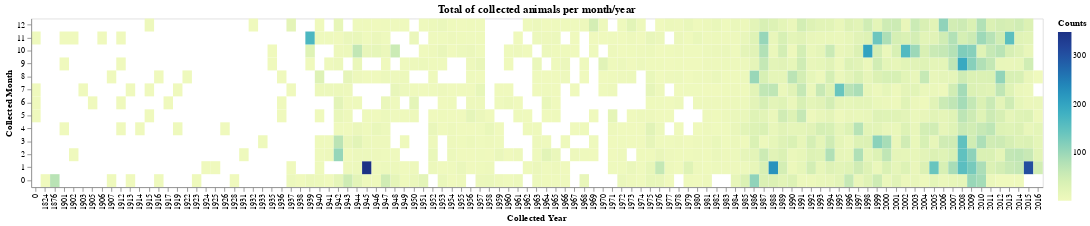

The code cell stored with this chart in its notebook:
### Code cell
total = alt.Chart(counts, title='Total of collected animals per month/year', width=1200,
         height=200).mark_rect().encode(
    y = alt.Y('mes_coleta', type='ordinal', title='Collected Month',
              sort= alt.EncodingSortField('mes_coleta', order='descending')),
    x = alt.X('ano_coleta', type='ordinal', title='Collected Year'),
    color= alt.Color('counts', title='Counts'),
    tooltip = alt.Tooltip(['counts', 'ano_coleta', 'mes_coleta'])
)

total.save('./graphs/seasonality/season-total.html')

total

### Figure 1 — Vega-Lite specification as saved in the notebook (floating-point values rounded to 4 significant figures; data arrays with more than 128 entries replaced by an {"elided": "..."} marker saying what was removed)
{"config": {"view": {"continuousWidth": 400, "continuousHeight": 300}}, "data": {"name": "data-b16ee288b2d8209bab2c82439ad252be"}, "mark": "rect", "encoding": {"color": {"type": "quantitative", "field": "counts", "title": "Counts"}, "tooltip": [{"type": "quantitative", "field": "counts"}, {"type": "quantitative", "field": "ano_coleta"}, {"type": "quantitative", "field": "mes_coleta"}], "x": {"type": "ordinal", "field": "ano_coleta", "title": "Collected Year"}, "y": {"type": "ordinal", "field": "mes_coleta", "sort": {"field": "mes_coleta", "order": "descending"}, "title": "Collected Month"}}, "height": 200, "title": "Total of collected animals per month/year", "width": 1200, "$schema": "https://vega.github.io/schema/vega-lite/v4.8.1.json", "datasets": {"data-b16ee288b2d8209bab2c82439ad252be": {"elided": "888 records"}}}
